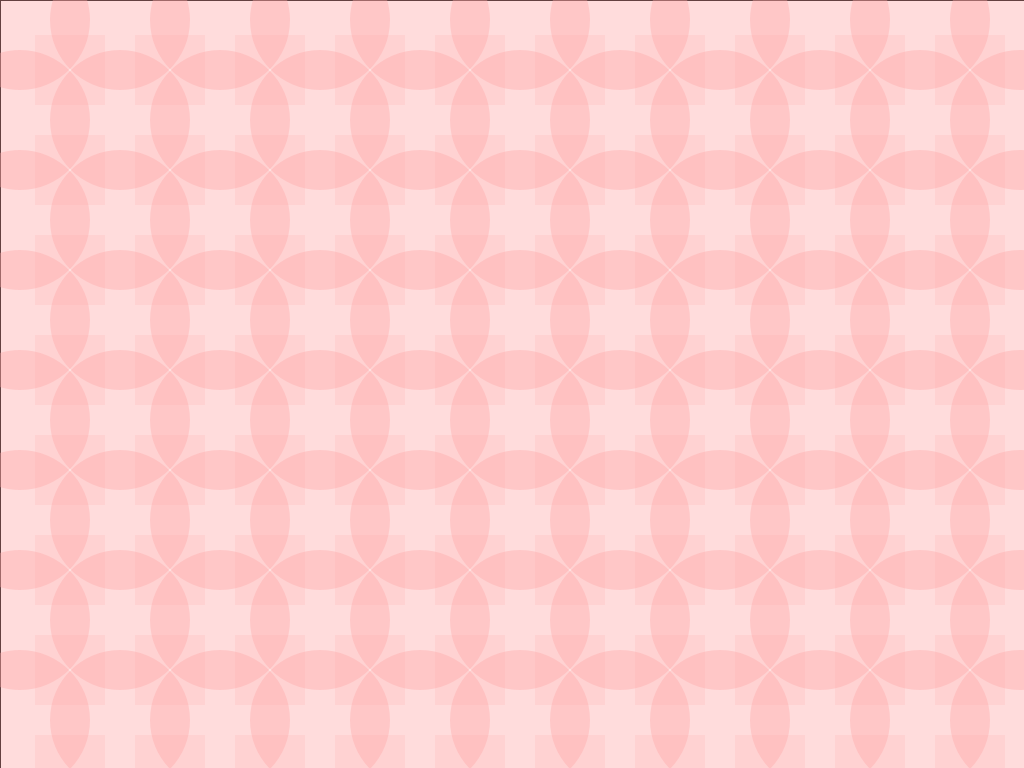
Frame 1 (no input)
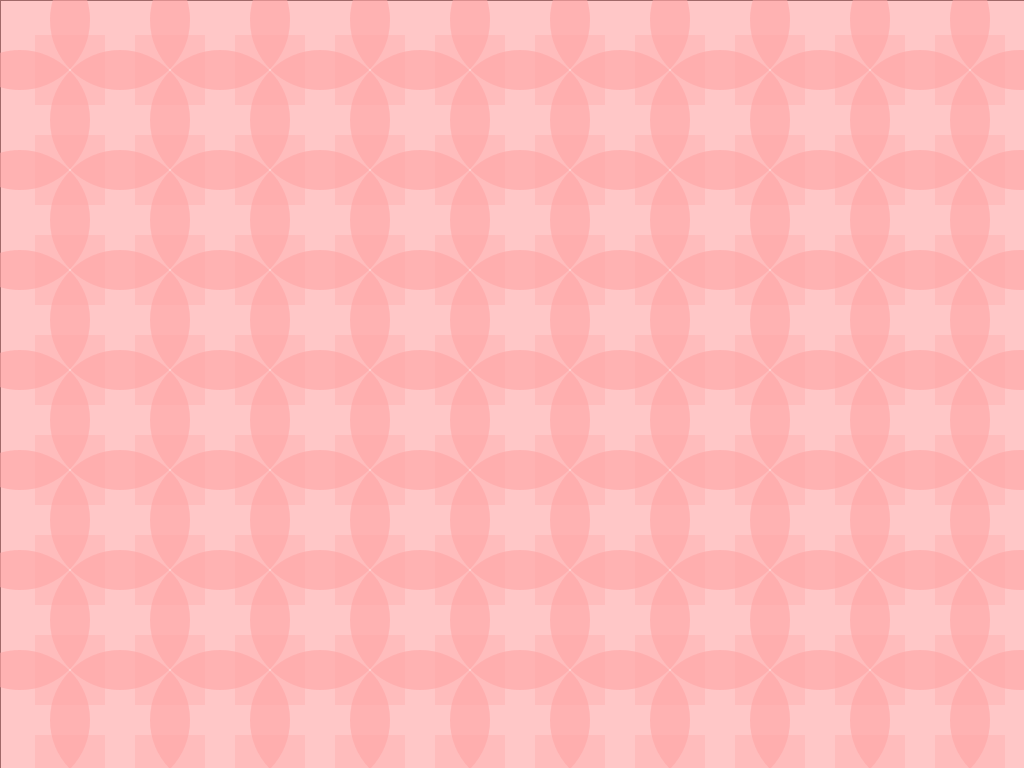
Frame 2 (the mouse pressed at the canvas centre, redrawn once)

The Processing sketch that drew these frames (run headless with seeded random() and noise(); the mouse was pressed at the canvas centre and the sketch redrawn once):

// Processing sketch: processing_147672
// ── processing_147672.pde

// Konkuk University 
// Department of Dynamic Media 
// SOS iDesign 
// Name: KIM Youngji 
// ID: 201420069 

void setup(){ 
    size (1024, 768); 
    background(212,244,250); 
    rect(0,0,width,height); 
    smooth(); 
    noLoop(); 
} 
void draw(){ 
  println(mouseX + " : " + mouseY); 
  for (int a = 20; a < width; a = a + 100){ 
    for (int b = 20; b < height; b = b + 100){ 
      noStroke(); 
      fill(255,167,167,100); 
      ellipse(a,b,140,140); 
      fill(255,167,167,50); 
      rect(a+15,b+15,70,70); 
        } 
  } 
} 
